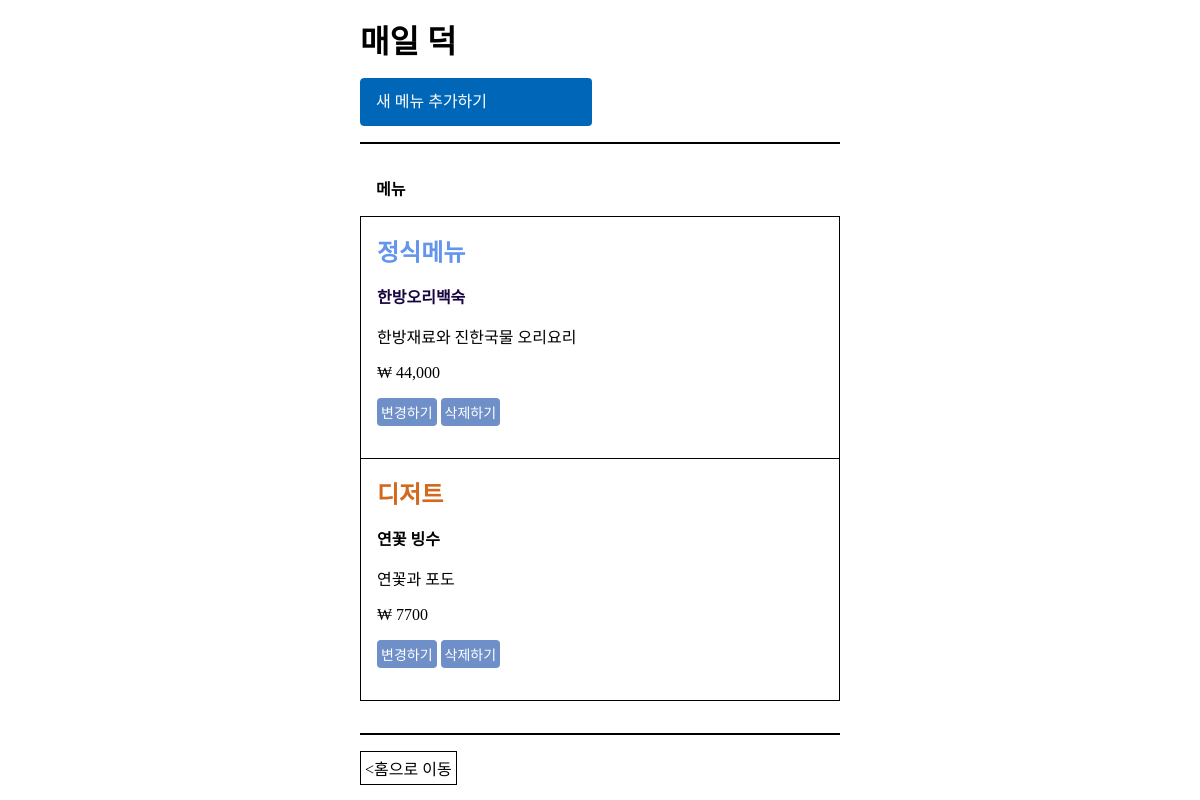
/store/1/menu, run on the app's committed database.
### database_setup.py (models this page shows, shortened)
class Store(Base):
    __tablename__ = 'store'
    id = Column(Integer, primary_key=True)
    name = Column(String(250), nullable=False)

class StoreItem(Base):
    __tablename__ = 'store_item'
    id = Column(Integer, primary_key=True)
    name = Column(String(100), nullable=False)
    description = Column(String(100))
    price = Column(String(10))
    package_item = Column(String(10))
    store_id = Column(Integer, ForeignKey('store.id'))
    store = relationship(Store)

### project.py (the view)
@app.route('/store/<int:store_id>/')
@app.route('/store/<int:store_id>/menu')
def showMenu(store_id):
    print('show store_id : ', store_id)
    store = session.query(Store).filter_by(id=store_id).one()
    menus = session.query(StoreItem).filter_by(store_id=store_id).all()
    return render_template('store_menu.html', store=store, menus=menus)

### templates/store_menu.html (shortened to what this page needs)
<!DOCTYPE html>
<html lang="ko">
<head>
    <link rel="stylesheet" href="{{url_for('static', filename='style.css')}}">
</head>
<body>
    <div class='container'>
        <h1>{{ store.name }}</h1>
        <div class="place_wrap">
            <a href="{{url_for('newItem', store_id=store.id)}}">새 메뉴 추가하기</a>
        </div>
        <div class="place_list_wrap">
            <h3>메뉴</h3>
            <div class="menu_meals">
                <h2>정식메뉴</h2>
                <ul>
                    {% for menu in menus %}
                    {% if menu.package_item == '정식' %}
                    <li>
                        <p class="menu_title"><strong>{{menu.name}}</strong></p>
                        <p>{{menu.description}}</p>
                        <p>₩ {{menu.price}}</p>
                        <a class="btn_setting"
                            href="{{url_for('editItem', store_id=store.id, menu_id=menu.id)}}">변경하기</a>
                        <a class="btn_setting"
                            href="{{url_for('deleteItem', store_id=store.id, menu_id=menu.id)}}">삭제하기</a>
                        <br>
                    </li>
                    {% endif %}
                    {% endfor %}
                </ul>
            </div>
            <div class="menu_dessert">
                <h2>디저트</h2>
                <ul>
                    {% for menu in menus %}
                    {% if menu.package_item == '디저트' %}
                    <li>
                        <p class="menu_title"><strong>{{menu.name}}</strong></p>
                        <p>{{menu.description}}</p>
                        <p>₩ {{menu.price}}</p>
                        <a class="btn_setting"
                            href="{{url_for('editItem', store_id=store.id, menu_id=menu.id)}}">변경하기</a>
                        <a class="btn_setting"
                            href="{{url_for('deleteItem', store_id=store.id, menu_id=menu.id)}}">삭제하기</a>
                        {% endif %}
                        {% endfor %}
                    </li>
                </ul>
            </div>
        </div>
    </div>
    <footer>
        <a href="{{url_for('showStore')}}">홈으로 이동</a>
    </footer>
</body>
</html>

### static/style.css (style rules this page uses)
:root { --btn-create: #0067b8; --btn-setting: #6f8fc8; --size-normal: 16px; }
html, body { margin:0; }
ol, ul, li { list-style: none; margin: 0; padding: 0; }
a { display: block; text-decoration: none; color: black; }
h1, h2, h3 { margin: 0; padding: 0; }
body { width: 40%; margin: var(--size-normal) auto; }
.place_wrap { display: flex; overflow: hidden; width: 50%; border: none; border-radius: 4px; margin: var(--size-normal) 0; }
.place_wrap a { display: block; width: 100%; min-height: var(--size-normal); line-height: var(--size-normal); padding: var(--size-normal); margin-right: calc(var(--size-normal) / 2); border-radius: 4px; background-color: var( --btn-create); color: white; }
.place_list_wrap { border-top: 2px solid black; padding: var(--size-normal) 0; }
.place_list_wrap h3 { font-size: 16px; font-weight: 600; margin-top: var(--size-normal); margin-left: var(--size-normal); padding-bottom: var(--size-normal); }
.place_list_wrap ul li { border: 1px solid rgb(117, 113, 113); border-bottom: none; }
.place_list_wrap ul li:last-child { border-bottom: 1px solid rgb(117, 113, 113); }
.btn_setting { display: inline-block; font-size: 14px; font-weight: 400; margin: 0 0 var(--size-normal) var(--size-normal); padding: 4px; border: none; border-radius: 4px; color: white; background-color: #6f8fc8; }
.place_list_wrap > div { border: 1px solid black; border-bottom: none; padding: var(--size-normal); }
.place_list_wrap > div .btn_setting { margin-left: 0; margin-bottom: 0; }
.place_list_wrap > div:last-child { border-bottom: 1px solid black; }
.place_list_wrap .menu_meals ul li, .place_list_wrap .menu_dessert ul li { border: none; border-bottom: 1px solid grey; padding-bottom: 16px; }
.place_list_wrap .menu_meals ul li:last-child, .place_list_wrap .menu_dessert ul li:last-child { border-bottom: none; }
.place_list_wrap .menu_meals h2 { color: cornflowerblue; }
.place_list_wrap .menu_meals .menu_title { color: rgb(23, 6, 65); }
.place_list_wrap .menu_dessert h2 { color: chocolate; }
.place_list_wrap .menu_dessert .menu_title { color:black; }
footer { border-top: 2px solid black; margin-top: var(--size-normal); padding-top: var(--size-normal); }
footer a { display: inline-block; padding: 4px 4px; border: 1px solid black; }
footer a::before { content: '<'; }

### data on the page
Store: name "매일 덕"
StoreItem: name "한방오리백숙", description "한방재료와 진한국물 오리요리", price "44,000"
StoreItem: name "연꽃 빙수", description "연꽃과 포도", price "7700"
